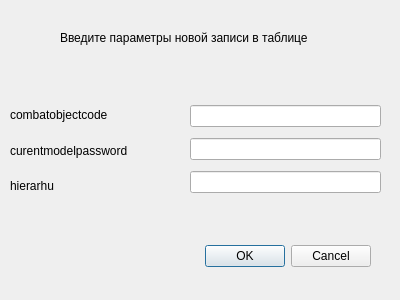
<?xml version="1.0" encoding="UTF-8"?>
<ui version="4.0">
 <class>AddDialog</class>
 <widget class="QDialog" name="AddDialog">
  <property name="geometry">
   <rect>
    <x>0</x>
    <y>0</y>
    <width>400</width>
    <height>300</height>
   </rect>
  </property>
  <property name="windowTitle">
   <string>Dialog</string>
  </property>
  <widget class="QDialogButtonBox" name="buttonBox">
   <property name="geometry">
    <rect>
     <x>30</x>
     <y>240</y>
     <width>341</width>
     <height>32</height>
    </rect>
   </property>
   <property name="orientation">
    <enum>Qt::Horizontal</enum>
   </property>
   <property name="standardButtons">
    <set>QDialogButtonBox::Cancel|QDialogButtonBox::Ok</set>
   </property>
  </widget>
  <widget class="QWidget" name="layoutWidget">
   <property name="geometry">
    <rect>
     <x>190</x>
     <y>100</y>
     <width>191</width>
     <height>101</height>
    </rect>
   </property>
   <layout class="QVBoxLayout" name="verticalLayout_2">
    <item>
     <widget class="QLineEdit" name="codeLine"/>
    </item>
    <item>
     <widget class="QLineEdit" name="passLine"/>
    </item>
    <item>
     <widget class="QLineEdit" name="hierLine"/>
    </item>
   </layout>
  </widget>
  <widget class="QWidget" name="layoutWidget_2">
   <property name="geometry">
    <rect>
     <x>10</x>
     <y>100</y>
     <width>151</width>
     <height>101</height>
    </rect>
   </property>
   <layout class="QVBoxLayout" name="verticalLayout">
    <item>
     <widget class="QLabel" name="label">
      <property name="text">
       <string>combatobjectcode</string>
      </property>
     </widget>
    </item>
    <item>
     <widget class="QLabel" name="label_2">
      <property name="text">
       <string>curentmodelpassword</string>
      </property>
     </widget>
    </item>
    <item>
     <widget class="QLabel" name="label_3">
      <property name="text">
       <string>hierarhu</string>
      </property>
     </widget>
    </item>
   </layout>
  </widget>
  <widget class="QLabel" name="messLabel">
   <property name="geometry">
    <rect>
     <x>60</x>
     <y>30</y>
     <width>263</width>
     <height>16</height>
    </rect>
   </property>
   <property name="text">
    <string>Введите параметры новой записи в таблице</string>
   </property>
  </widget>
 </widget>
 <resources/>
 <connections>
  <connection>
   <sender>buttonBox</sender>
   <signal>accepted()</signal>
   <receiver>AddDialog</receiver>
   <slot>accept()</slot>
   <hints>
    <hint type="sourcelabel">
     <x>248</x>
     <y>254</y>
    </hint>
    <hint type="destinationlabel">
     <x>157</x>
     <y>274</y>
    </hint>
   </hints>
  </connection>
  <connection>
   <sender>buttonBox</sender>
   <signal>rejected()</signal>
   <receiver>AddDialog</receiver>
   <slot>reject()</slot>
   <hints>
    <hint type="sourcelabel">
     <x>316</x>
     <y>260</y>
    </hint>
    <hint type="destinationlabel">
     <x>286</x>
     <y>274</y>
    </hint>
   </hints>
  </connection>
 </connections>
</ui>
